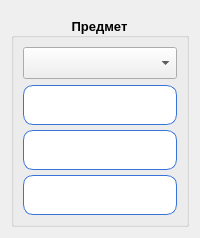
         <widget class="QWidget" name="Check_Obj" native="true">
          <property name="minimumSize">
           <size>
            <width>190</width>
            <height>0</height>
           </size>
          </property>
          <layout class="QVBoxLayout" name="verticalLayout">
           <item>
            <widget class="QWidget" name="fake2" native="true"/>
           </item>
           <item>
            <widget class="QGroupBox" name="Check">
             <property name="minimumSize">
              <size>
               <width>0</width>
               <height>0</height>
              </size>
             </property>
             <property name="maximumSize">
              <size>
               <width>16777215</width>
               <height>210</height>
              </size>
             </property>
             <property name="font">
              <font>
               <pointsize>10</pointsize>
               <weight>75</weight>
               <bold>true</bold>
              </font>
             </property>
             <property name="title">
              <string>Предмет</string>
             </property>
             <property name="alignment">
              <set>Qt::AlignCenter</set>
             </property>
             <layout class="QVBoxLayout" name="verticalLayout_18">
              <property name="spacing">
               <number>6</number>
              </property>
              <property name="leftMargin">
               <number>9</number>
              </property>
              <property name="topMargin">
               <number>9</number>
              </property>
              <property name="rightMargin">
               <number>9</number>
              </property>
              <property name="bottomMargin">
               <number>9</number>
              </property>
              <item>
               <widget class="QComboBox" name="choose_obj4">
                <property name="minimumSize">
                 <size>
                  <width>0</width>
                  <height>32</height>
                 </size>
                </property>
               </widget>
              </item>
              <item>
               <widget class="QPushButton" name="check_but1">
                <property name="minimumSize">
                 <size>
                  <width>0</width>
                  <height>40</height>
                 </size>
                </property>
                <property name="font">
                 <font>
                  <pointsize>-1</pointsize>
                  <weight>50</weight>
                  <bold>false</bold>
                 </font>
                </property>
                <property name="styleSheet">
                 <string notr="true">QPushButton {
    padding:10px;
    color: #ffffff;
    font-size: 18px;
    border-radius: 10px;
    border: 1px solid #3873d9;
    background-color: white; }

QPushButton:hover{
	background-color: rgb(171, 211, 247);
	effect = QtWidgets.QGraphicsDropShadowEffect(QPushButton)
	effect.setOffset(0, 0)
	effect.setBlurRadius(20)
	effect.setColor(QColor(57, 219, 255))
	QPushButton.setGraphicsEffect(effect)
}</string>
                </property>
                <property name="text">
                 <string>Выделить</string>
                </property>
               </widget>
              </item>
              <item>
               <widget class="QPushButton" name="check_but2">
                <property name="minimumSize">
                 <size>
                  <width>0</width>
                  <height>40</height>
                 </size>
                </property>
                <property name="font">
                 <font>
                  <pointsize>-1</pointsize>
                  <weight>50</weight>
                  <bold>false</bold>
                 </font>
                </property>
                <property name="styleSheet">
                 <string notr="true">QPushButton {
    padding:10px;
    color: #ffffff;
    font-size: 18px;
    border-radius: 10px;
    border: 1px solid #3873d9;
    background-color: white; }

QPushButton:hover{
	background-color: rgb(171, 211, 247);
	effect = QtWidgets.QGraphicsDropShadowEffect(QPushButton)
	effect.setOffset(0, 0)
	effect.setBlurRadius(20)
	effect.setColor(QColor(57, 219, 255))
	QPushButton.setGraphicsEffect(effect)
}</string>
                </property>
                <property name="text">
                 <string>Отменить</string>
                </property>
               </widget>
              </item>
              <item>
               <widget class="QPushButton" name="check_but3">
                <property name="minimumSize">
                 <size>
                  <width>0</width>
                  <height>40</height>
                 </size>
                </property>
                <property name="font">
                 <font>
                  <pointsize>-1</pointsize>
                  <weight>50</weight>
                  <bold>false</bold>
                 </font>
                </property>
                <property name="styleSheet">
                 <string notr="true">QPushButton {
    padding:10px;
    color: #ffffff;
    font-size: 18px;
    border-radius: 10px;
    border: 1px solid #3873d9;
    background-color: white; }

QPushButton:hover{
	background-color: rgb(171, 211, 247);
	effect = QtWidgets.QGraphicsDropShadowEffect(QPushButton)
	effect.setOffset(0, 0)
	effect.setBlurRadius(20)
	effect.setColor(QColor(57, 219, 255))
	QPushButton.setGraphicsEffect(effect)
}</string>
                </property>
                <property name="text">
                 <string>Очистить</string>
                </property>
               </widget>
              </item>
             </layout>
            </widget>
           </item>
          </layout>
         </widget>
